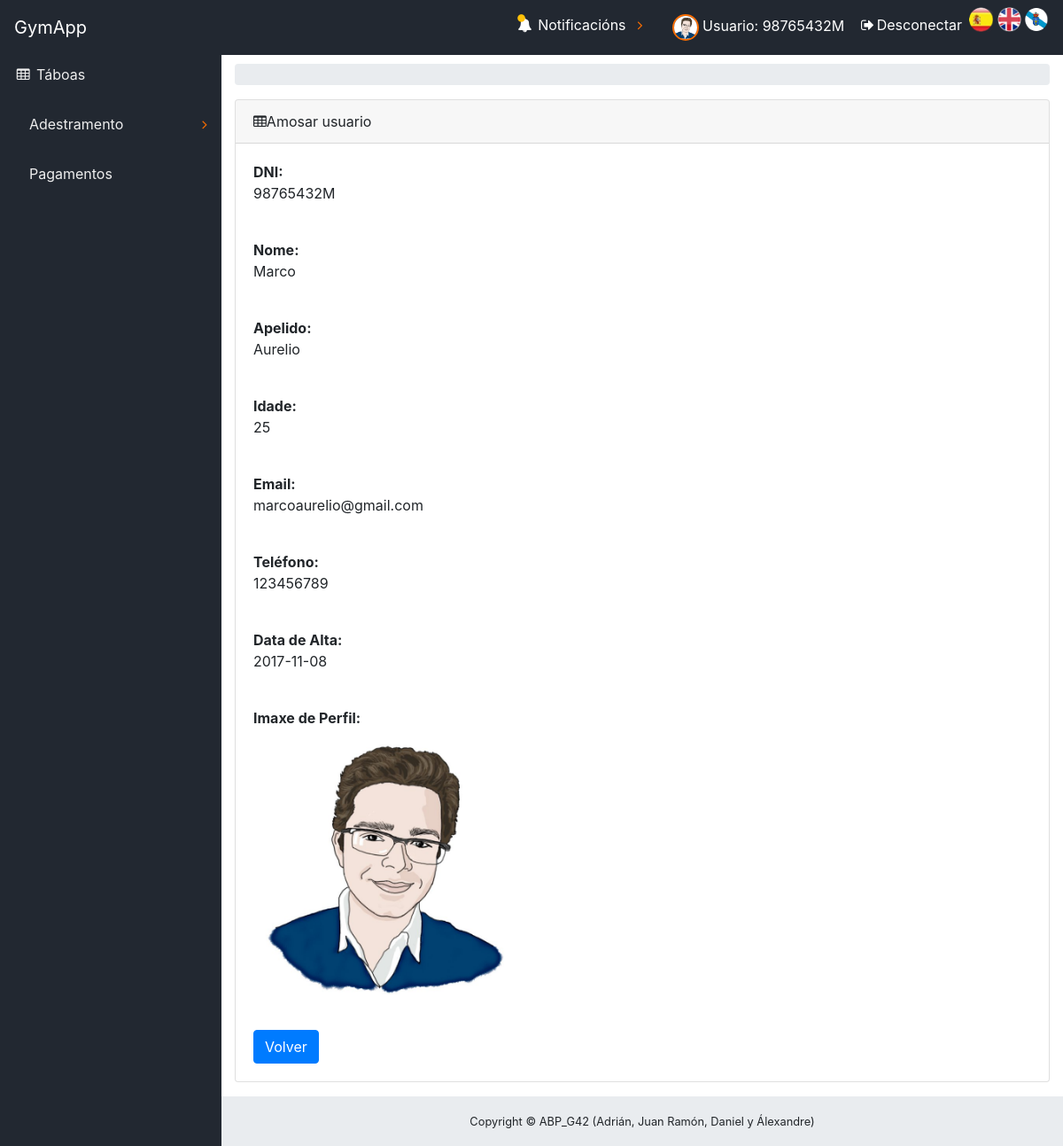
The app's page /ABP/index.php?controller=Usuario&action=UsuarioView&dni=98765432M (signed in) with its own data.
### tables this page shows
CREATE TABLE `usuario` (
  `dni` varchar(10) NOT NULL,
  `nombre` varchar(50) NOT NULL,
  `apellidos` varchar(50) NOT NULL,
  `edad` tinyint(4) DEFAULT NULL,
  `contrasena` varchar(128) NOT NULL,
  `email` varchar(100) DEFAULT NULL,
  `telefono` varchar(20) NOT NULL,
  `fechaAlta` date NOT NULL,
  `fotoperfil` varchar(200) DEFAULT NULL
);

### ABP/core/ViewManager.php (called while the page is built, shortened)
<?php
class ViewManager {
	private $variables = array();
	private $layout = "default";
	public function setVariable($varname, $value, $flash=false) {
		$this->variables[$varname] = $value;
	}
	public function getVariable($varname, $default=NULL) {
		if (!isset($this->variables[$varname])) {
			return $default;
		}
		return $this->variables[$varname];
	}
	public function render($controller, $viewname) {
		include(__DIR__ . "/../view/$controller/$viewname.php");
		$this->renderLayout();
	}
	private function renderLayout() {
		include(__DIR__ . "/../view/layouts/" .$this->layout.".php");
	}
	private static $viewmanager_singleton = NULL;
	public static function getInstance() {
		if (self::$viewmanager_singleton == null) {
			self::$viewmanager_singleton = new ViewManager();
		}
		return self::$viewmanager_singleton;
	}
}

### ABP/controller/UsuarioController.php (called while the page is built, shortened)
<?php
require_once(__DIR__."/../core/ViewManager.php");
require_once(__DIR__ . "/../model/UsuarioMapper.php");
require_once(__DIR__ . "/../model/Usuario.php");
class UsuarioController extends BaseController
{
    private $usuarioMapper;
    public function __construct()
    {
        $this->usuarioMapper = new UsuarioMapper();
    }
    public function UsuarioView()
    {
        $dni = $_GET["dni"];
        $usuario = $this->usuarioMapper->findById($dni);
        $this->view->setVariable("usuario", $usuario);
        $this->view->render("usuario", "usuarioSHOWCURRENT");
    }
}
?>

### ABP/index.php (called while the page is built, shortened)
<?php
function run() {
	try {
		$controller = loadController($_GET["controller"]);
		$actionName = $_GET["action"];
		$controller->$actionName();
	} catch(Exception $ex) {
		die("An exception occured!!!!!".$ex->getMessage());
	}
}
function loadController($controllerName) {
	return new $controllerClassName();
}
run();
?>

### ABP/core/I18n.php (called while the page is built, shortened)
<?php
class I18n {
	private $messages;
	public function setLanguage($language) {
		$this->messages = $i18n_messages;
	}
	public function i18n($key) {
		if (isset($this->messages[$key])){
			return $this->messages[$key];
		}else{
			return $key;
		}
	}
	private static $i18n_singleton = null;
	public static function getInstance() {
		if (self::$i18n_singleton == NULL) {
			self::$i18n_singleton = new I18n();
		}
		return self::$i18n_singleton;
	}
}
function i18n($key) {
	return I18n::getInstance()->i18n($key);
}

### ABP/model/Usuario.php (called while the page is built, shortened)
<?php
class Usuario
{
            private $dni;
            private $nombre;
            private $apellidos;
            private $edad;
            private $email;
            private $telefono;
            private $fechaAlta;
            private $fotoperfil;
        function __construct($dni=NULL,$nombre=NULL,$apellidos=NULL,$edad=NULL,$password=NULL,$email=NULL,$telefono=NULL,$fechaAlta=NULL,$tipo=NULL,$fotoperfil=NULL){
            $this->dni = $dni;
            $this->nombre = $nombre;
            $this->apellidos = $apellidos;
            $this->edad = $edad;
            $this->email = $email;
            $this->telefono = $telefono;
            $this->fechaAlta=$fechaAlta;
            $this->fotoperfil=$fotoperfil;
        }
    public function getDni() {
        return $this->dni;
    }
    public function getNombre() {
        return $this->nombre;
    }
    public function getApellidos() {
        return $this->apellidos;
    }
    public function getEdad(){
        return $this->edad;
    }
    public function getEmail(){
        return $this->email;
    }
    public function getTelefono(){
        return $this->telefono;
    }
    public function getFecha(){
        return $this->fechaAlta;
    }
    public function getFotoPerfil(){
        return $this->fotoperfil;
    }
}
?>

### ABP/model/UsuarioMapper.php (called while the page is built, shortened)
<?php
require_once(__DIR__."/../core/Access_DB.php");
require_once(__DIR__."/Usuario.php");
class UsuarioMapper {
    protected $db;
    public function __construct()
    {
        $this->db = PDOConnection::getInstance();
    }
      public function findById($dni)
    {
        $stmt = $this->db->prepare("SELECT * FROM usuario WHERE dni=?");
        $stmt->execute(array($dni));
        $usuario = $stmt->fetch(PDO::FETCH_ASSOC);
        if($usuario != null)
         {
            return new Usuario($usuario["dni"],$usuario["nombre"],$usuario["apellidos"],$usuario["edad"],null,$usuario["email"],$usuario["telefono"],$usuario["fechaAlta"],'', $usuario['fotoperfil']);
        }else
        {
            return NULL;
        }
    }
    public function obtenerFotoPerfil(){
        $stmt = $this->db->prepare("SELECT fotoperfil FROM usuario WHERE dni=?");
        $stmt->execute(array($_SESSION['currentuser']));
        $foto_db = $stmt->fetch(PDO::FETCH_ASSOC);
        return $foto_db['fotoperfil'];
    }
}
?>

### ABP/core/Access_DB.php (called while the page is built, shortened)
<?php
class PDOConnection {
	private static $db_singleton = null;
	public static function getInstance() {
		if (self::$db_singleton == null) {
			self::$db_singleton = new PDO(
			"mysql:host=".HOST.";dbname=".DB.";charset=utf8",
			USER,
			PASS,
			array(
				PDO::ATTR_EMULATE_PREPARES => false,
				PDO::ATTR_ERRMODE => PDO::ERRMODE_EXCEPTION)
			);
		}
		return self::$db_singleton;
	}
}
?>

### ABP/view/usuario/usuarioSHOWCURRENT.php (the view, shortened to what this page needs)
<?php
require_once(__DIR__."/../../core/ViewManager.php");
    $view = ViewManager::getInstance();
    $usuario = $view->getVariable("usuario");
?>
<div class="content-wrapper">
    <div class="container-fluid">
        <ol class="breadcrumb">
        </ol>
        <div class="card mb-3">
            <div class="card-header">
                <i class="fa fa-table"></i><?= i18n("Mostrar usuario") ?>
            </div>
            <div class="card-body">
                <b><?= i18n("DNI") ?>:</b> <p><?php echo $usuario->getDni(); ?></p><br>
                <b><?= i18n("Nombre") ?>:</b> <p><?php echo $usuario->getNombre(); ?></p><br>
                <b><?= i18n("Apellidos") ?>:</b> <p><?php echo $usuario->getApellidos(); ?></p><br>
                <b><?= i18n("Edad") ?>:</b> <p><?php echo $usuario->getEdad(); ?></p><br>
                <b><?= i18n("Email") ?>: </b> <p><?php echo $usuario->getEmail(); ?></p><br>
                <b><?= i18n("Teléfono") ?>: </b> <p><?php echo $usuario->getTelefono(); ?></p><br>
                <b><?= i18n("Fecha de Alta") ?>: </b> <p><?php echo $usuario->getFecha(); ?></p><br>
                <b><?= i18n("Foto de Perfil") ?>: </b><p><img src="<?php echo $usuario->getFotoPerfil(); ?>" height="300" width="300"></p><br>
                <button type="button" onclick="window.location.href='./index.php?controller=Usuario&amp;action=UsuariosListar'" class="btn btn-primary">Volver</button>
            </div>
        </div>
    </div>
</div>

### ABP/view/layouts/menuSuperior.php (shortened to what this page needs)
<html>
    <link rel="stylesheet" type="text/css" href="./view/Icons/icomoon/style.css">
    <link rel="stylesheet" type="text/css" href="./view/Icons/icomoon/modifyIcon.css">
                    <li class="nav-item" data-toggle="tooltip">
                        <a class="nav-link" href="./index.php?controller=Usuario&amp;action=UsuarioView&amp;dni=<?php echo $_SESSION['currentuser'];?>">
                            <?php require_once './model/UsuarioMapper.php';
                            $UsuarioMapper = new UsuarioMapper();
                            $fotoperfil = $UsuarioMapper->obtenerFotoPerfil();
                            ?>
                            <img class="imgRedonda" src="<?php echo $fotoperfil; ?>" height="40" width="40">
                            <span class="nav-link-text"> <?= i18n("Usuario");?>: <?php echo $_SESSION['currentuser']; ?></span>
                        </a>
                    </li>
                    <li class="nav-item">
                        <a class="nav-link" data-toggle="modal" data-target="#exampleModal">
                            <i class="fa fa-fw fa-sign-out"></i><?= i18n("Desconectar") ?>
                        </a>
                    </li>
<html>

### ABP/view/css/sb-admin.css (style rules this page uses)
html { position: relative; min-height: 100%; }
body { overflow-x: hidden; }
body.sticky-footer { margin-bottom: 56px; }
body.sticky-footer .content-wrapper { min-height: calc(100vh - 56px - 56px); }
body.fixed-nav { padding-top: 56px; }
.content-wrapper { min-height: calc(100vh - 56px); padding-top: 1rem; }
#mainNav .navbar-collapse .navbar-nav .nav-item .nav-link { cursor: pointer; }
.content-wrapper { overflow-x: hidden; background: white; }
@media (min-width: 992px) { .content-wrapper { margin-left: 250px; } }

### records on screen
usuario: fotoperfil (picture), dni "98765432M", nombre "Marco", apellidos "Aurelio", edad "25", email "marcoaurelio@gmail.com", telefono "123456789", fechaAlta "2017-11-08"

### other values on screen
i18n("GymApp") "GymApp"
i18n("Tablas") "Táboas"
i18n("Entrenamiento") "Adestramento"
i18n("Pagos") "Pagamentos"
i18n("Notificaciones") "Notificacións"
i18n("Usuario") "Usuario"
$_SESSION['currentuser'] "98765432M"
i18n("Desconectar") "Desconectar"
i18n("Mostrar usuario") "Amosar usuario"
i18n("DNI") "DNI"
i18n("Nombre") "Nome"
i18n("Apellidos") "Apelido"
i18n("Edad") "Idade"
i18n("Email") "Email"
i18n("Teléfono") "Teléfono"
